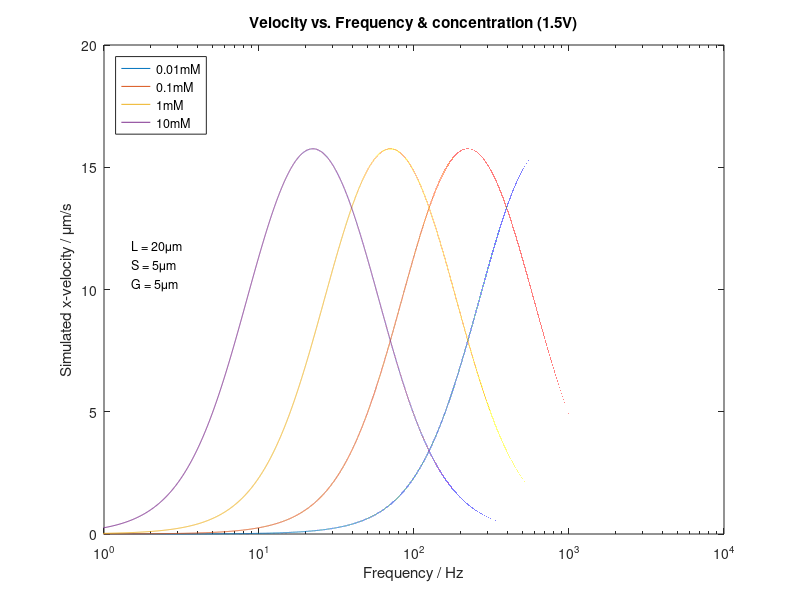

This figure's MATLAB source:
%%% physical constants %%%
pi = pi();
eps0 = 8.85e-12; %vacuum permittivity
epsr = 80; %relative permittivity (water @ 20 degree)
eta = 1.003e-3; %viscosity
sigma = 2.5e-6/1e-2; %conductivity S/m
T = 293; %absolute temperature
kBoltzmann = 1.38e-23; %Boltzmann constant
e = 1.6e-19; %electron charge
Na = 6.022e23; %Avogadro number
Z = 1; % ion valence, assuming we have K+ and Cl- ions

%%% concentration variation %%%
c0 = [0.01e-3*1000, 0.1e-3*1000, 1e-3*1000, 10e-3*1000];

%%% design parameters %%%
L = 20e-6;
S = 5e-6;
G = 5e-6;

h = 50e-6; % channel height
ltot = 3e-2; % channel length
Psi0 =1.5; % potential amplitute
for i = 1:4
    lpair = 2*(L+G+S); %spatial period of the array
    larray = 100*100e-6; %length of the electrode array
    lel = L*larray/lpair; % only the L electrode generates forward velocity
    gamma = lel/ltot; % ratio electrode along the channel to channel length
    sidesElectr = 1; % sides with electrodes
    beta = sidesElectr/4; % factor for average velocity above electrodes
    %%% derived parameters %%%
    k = L/S;
    xmax = (G+L+S) /( sqrt(k) + 1/sqrt(k)); %normalised electrode end coord.
    xmin = G /( sqrt(k) + 1/sqrt(k)); %normalised electrode start coordinate
    %Debye length
    lambdaD = sqrt(eps0*epsr*kBoltzmann*T / (2*c0(i).*(Z^2)*(e^2)*Na) );
    %ionic strength: 1/2*(c0*1*(1^2) + c0*1*(1^2))
    %%% Equation parameters
    vL0 = eps0*epsr / (2*eta*sqrt(k)*(1+k)^2); % maximum velocity
    omega0 = 2*lambdaD*sigma / (eps0*epsr*pi); % optimal angular freq.
    %%% computations (as a function of frequency) %%%
    f = 0:0.01:100000; % frequency
    o = 2*pi*f; % angular frequency
    K1 = Psi0.^2 * vL0 / (2 * (xmax-xmin));
    K2 = ((o*sqrt(xmin*xmax)/omega0).^2) * (xmax/xmin-xmin/xmax);
    k1 = (sqrt(xmin*xmax)/omega0)^2;
    k2 = (sqrt(xmin*xmax)/omega0)^2;
    K3 = (k1.*o.^2+xmin/xmax) .* (k2.*o.^2+xmax/xmin);
    vLave = K1 .* K2 ./ K3; % average velocity on electrode surface
    semilogx(f,(vLave*beta*gamma)/10^(-6)) % plot max velocity of Poiseuille flow
    hold on;
end

%%% comments for concentration %%%%
legend({'0.01mM','0.1mM','1mM','10mM'},'Location','northwest')
str = {'L = 20\mum', 'S = 5\mum', 'G = 5\mum'};
text(1.5,11,str,'FontSize',9);
title('Velocity vs. Frequency & concentration (1.5V)')
xlim([1 10000])
xlabel('Frequency / Hz')
ylabel('Simulated x-velocity / \mum/s')